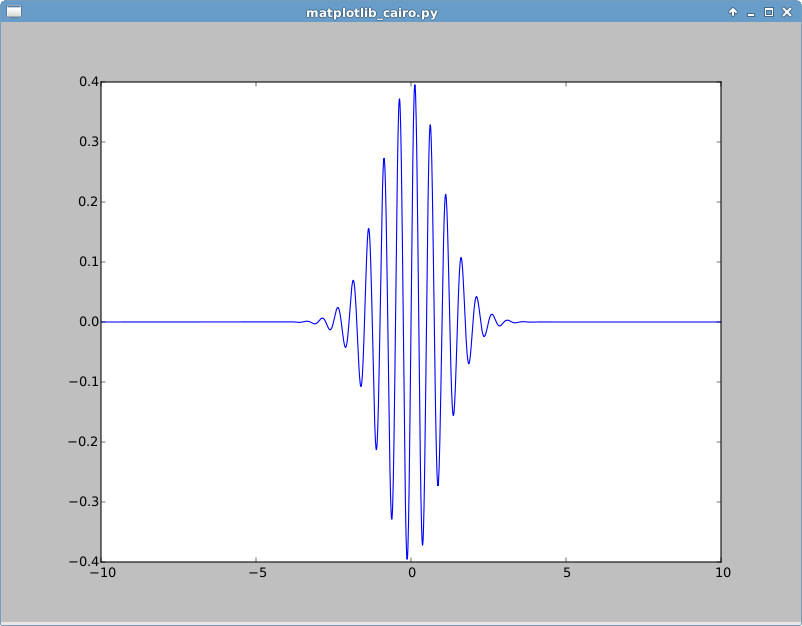

Python code for this plot:
#!/usr/bin/env python3
# -*- coding: utf-8 -*-

# Copyright (c) 2015 Jérémie DECOCK (http://www.jdhp.org)

"""
This is the simplest Python GTK+3 snippet.

See: http://gtk3-matplotlib-cookbook.readthedocs.org/en/latest/
     http://matplotlib.org/1.4.2/examples/user_interfaces/index.html
"""

from gi.repository import Gtk as gtk

import numpy as np
import matplotlib.pyplot as plt

from matplotlib.backends.backend_gtk3cairo import FigureCanvasGTK3Cairo as FigureCanvas

def main():
    window = gtk.Window()
    window.set_default_size(800, 600)

    # matplotlib
    x_vec = np.arange(-10, 10, 0.01)
    y_vec = np.sin(2 * 2 * np.pi * x_vec) * 1/np.sqrt(2*np.pi) * np.exp(-(x_vec**2)/2)

    #fig = plt.figure(figsize=(8.0, 6.0), dpi=100)
    fig = plt.figure()
    ax = fig.add_subplot(111)
    ax.plot(x_vec, y_vec)

    # add the image to the window
    scrolled_window = gtk.ScrolledWindow()
    window.add(scrolled_window)

    canvas = FigureCanvas(fig)
    canvas.set_size_request(800, 600)             # optional...
    scrolled_window.add_with_viewport(canvas)

    # main
    window.connect("delete-event", gtk.main_quit) # ask to quit the application when the close button is clicked
    window.show_all()                             # display the window
    gtk.main()                                    # GTK+ main loop

if __name__ == '__main__':
    main()
